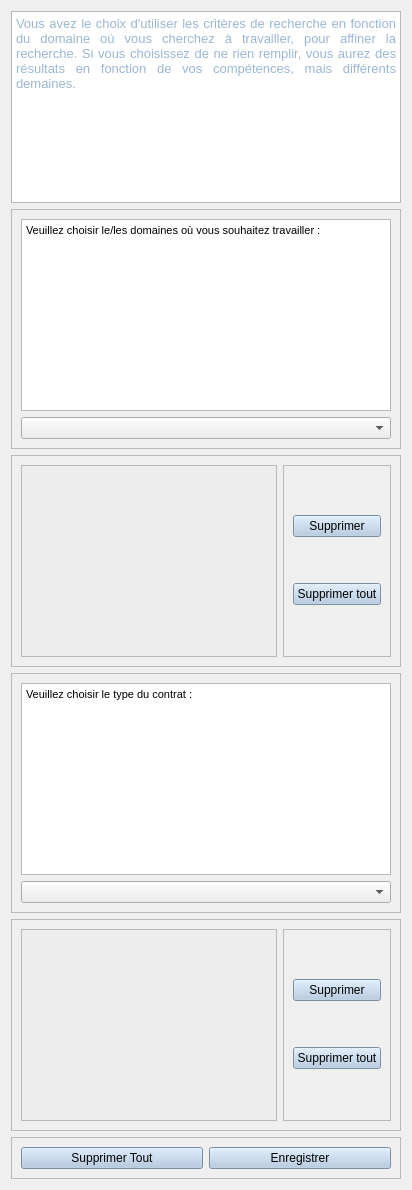
                <widget class="QWidget" name="tab">
                 <attribute name="title">
                  <string>Domaine</string>
                 </attribute>
                 <layout class="QVBoxLayout" name="verticalLayout_23">
                  <item>
                   <widget class="QTextBrowser" name="textBrowser">
                    <property name="html">
                     <string>&lt;!DOCTYPE HTML PUBLIC &quot;-//W3C//DTD HTML 4.0//EN&quot; &quot;http://www.w3.org/TR/REC-html40/strict.dtd&quot;&gt;
&lt;html&gt;&lt;head&gt;&lt;meta name=&quot;qrichtext&quot; content=&quot;1&quot; /&gt;&lt;style type=&quot;text/css&quot;&gt;
p, li { white-space: pre-wrap; }
&lt;/style&gt;&lt;/head&gt;&lt;body style=&quot; font-family:'MS Shell Dlg 2'; font-size:8.25pt; font-weight:400; font-style:normal;&quot;&gt;
&lt;p align=&quot;justify&quot; style=&quot; margin-top:0px; margin-bottom:0px; margin-left:0px; margin-right:0px; -qt-block-indent:0; text-indent:0px;&quot;&gt;&lt;span style=&quot; font-size:10pt; color:#9ab6d2;&quot;&gt;Vous avez le choix d'utiliser les critères de recherche en fonction du domaine où vous cherchez à travailler, pour affiner la recherche. Si vous choisissez de ne rien remplir, vous aurez des résultats en fonction de vos compétences, mais différents demaines.&lt;/span&gt;&lt;/p&gt;&lt;/body&gt;&lt;/html&gt;</string>
                    </property>
                   </widget>
                  </item>
                  <item>
                   <widget class="QFrame" name="frame_36">
                    <property name="frameShape">
                     <enum>QFrame::StyledPanel</enum>
                    </property>
                    <property name="frameShadow">
                     <enum>QFrame::Raised</enum>
                    </property>
                    <layout class="QVBoxLayout" name="verticalLayout_19">
                     <item>
                      <widget class="QTextBrowser" name="textBrowser_2">
                       <property name="html">
                        <string>&lt;!DOCTYPE HTML PUBLIC &quot;-//W3C//DTD HTML 4.0//EN&quot; &quot;http://www.w3.org/TR/REC-html40/strict.dtd&quot;&gt;
&lt;html&gt;&lt;head&gt;&lt;meta name=&quot;qrichtext&quot; content=&quot;1&quot; /&gt;&lt;style type=&quot;text/css&quot;&gt;
p, li { white-space: pre-wrap; }
&lt;/style&gt;&lt;/head&gt;&lt;body style=&quot; font-family:'MS Shell Dlg 2'; font-size:8.25pt; font-weight:400; font-style:normal;&quot;&gt;
&lt;p align=&quot;justify&quot; style=&quot; margin-top:0px; margin-bottom:0px; margin-left:0px; margin-right:0px; -qt-block-indent:0; text-indent:0px;&quot;&gt;Veuillez choisir le/les domaines où vous souhaitez travailler :&lt;/p&gt;&lt;/body&gt;&lt;/html&gt;</string>
                       </property>
                      </widget>
                     </item>
                     <item>
                      <widget class="QComboBox" name="comboBox_7">
                       <property name="styleSheet">
                        <string notr="true">background-color: rgb(237, 237, 237);</string>
                       </property>
                      </widget>
                     </item>
                    </layout>
                   </widget>
                  </item>
                  <item>
                   <widget class="QFrame" name="frame_39">
                    <property name="frameShape">
                     <enum>QFrame::StyledPanel</enum>
                    </property>
                    <property name="frameShadow">
                     <enum>QFrame::Raised</enum>
                    </property>
                    <layout class="QHBoxLayout" name="horizontalLayout_16">
                     <item>
                      <widget class="QListWidget" name="listWidget_4">
                       <property name="styleSheet">
                        <string notr="true">background-color: rgb(237, 237, 237);</string>
                       </property>
                      </widget>
                     </item>
                     <item>
                      <widget class="QFrame" name="frame_38">
                       <property name="frameShape">
                        <enum>QFrame::StyledPanel</enum>
                       </property>
                       <property name="frameShadow">
                        <enum>QFrame::Raised</enum>
                       </property>
                       <layout class="QVBoxLayout" name="verticalLayout_21">
                        <item>
                         <widget class="QPushButton" name="pushButton_25">
                          <property name="styleSheet">
                           <string notr="true">background-color: rgb(174, 199, 225);</string>
                          </property>
                          <property name="text">
                           <string>Supprimer</string>
                          </property>
                         </widget>
                        </item>
                        <item>
                         <widget class="QPushButton" name="pushButton_26">
                          <property name="styleSheet">
                           <string notr="true">background-color: rgb(174, 199, 225);</string>
                          </property>
                          <property name="text">
                           <string>Supprimer tout</string>
                          </property>
                         </widget>
                        </item>
                       </layout>
                      </widget>
                     </item>
                    </layout>
                   </widget>
                  </item>
                  <item>
                   <widget class="QFrame" name="frame_37">
                    <property name="frameShape">
                     <enum>QFrame::StyledPanel</enum>
                    </property>
                    <property name="frameShadow">
                     <enum>QFrame::Raised</enum>
                    </property>
                    <layout class="QVBoxLayout" name="verticalLayout_20">
                     <item>
                      <widget class="QTextBrowser" name="textBrowser_3">
                       <property name="html">
                        <string>&lt;!DOCTYPE HTML PUBLIC &quot;-//W3C//DTD HTML 4.0//EN&quot; &quot;http://www.w3.org/TR/REC-html40/strict.dtd&quot;&gt;
&lt;html&gt;&lt;head&gt;&lt;meta name=&quot;qrichtext&quot; content=&quot;1&quot; /&gt;&lt;style type=&quot;text/css&quot;&gt;
p, li { white-space: pre-wrap; }
&lt;/style&gt;&lt;/head&gt;&lt;body style=&quot; font-family:'MS Shell Dlg 2'; font-size:8.25pt; font-weight:400; font-style:normal;&quot;&gt;
&lt;p align=&quot;justify&quot; style=&quot; margin-top:0px; margin-bottom:0px; margin-left:0px; margin-right:0px; -qt-block-indent:0; text-indent:0px;&quot;&gt;Veuillez choisir le type du contrat :&lt;/p&gt;&lt;/body&gt;&lt;/html&gt;</string>
                       </property>
                      </widget>
                     </item>
                     <item>
                      <widget class="QComboBox" name="comboBox_6">
                       <property name="styleSheet">
                        <string notr="true">background-color: rgb(237, 237, 237);</string>
                       </property>
                      </widget>
                     </item>
                    </layout>
                   </widget>
                  </item>
                  <item>
                   <widget class="QFrame" name="frame_41">
                    <property name="frameShape">
                     <enum>QFrame::StyledPanel</enum>
                    </property>
                    <property name="frameShadow">
                     <enum>QFrame::Raised</enum>
                    </property>
                    <layout class="QHBoxLayout" name="horizontalLayout_17">
                     <item>
                      <widget class="QListWidget" name="listWidget_5">
                       <property name="styleSheet">
                        <string notr="true">background-color: rgb(237, 237, 237);</string>
                       </property>
                      </widget>
                     </item>
                     <item>
                      <widget class="QFrame" name="frame_40">
                       <property name="frameShape">
                        <enum>QFrame::StyledPanel</enum>
                       </property>
                       <property name="frameShadow">
                        <enum>QFrame::Raised</enum>
                       </property>
                       <layout class="QVBoxLayout" name="verticalLayout_22">
                        <item>
                         <widget class="QPushButton" name="pushButton_27">
                          <property name="styleSheet">
                           <string notr="true">background-color: rgb(174, 199, 225);</string>
                          </property>
                          <property name="text">
                           <string>Supprimer</string>
                          </property>
                         </widget>
                        </item>
                        <item>
                         <widget class="QPushButton" name="pushButton_28">
                          <property name="styleSheet">
                           <string notr="true">background-color: rgb(174, 199, 225);</string>
                          </property>
                          <property name="text">
                           <string>Supprimer tout</string>
                          </property>
                         </widget>
                        </item>
                       </layout>
                      </widget>
                     </item>
                    </layout>
                   </widget>
                  </item>
                  <item>
                   <widget class="QFrame" name="frame_42">
                    <property name="frameShape">
                     <enum>QFrame::StyledPanel</enum>
                    </property>
                    <property name="frameShadow">
                     <enum>QFrame::Raised</enum>
                    </property>
                    <layout class="QHBoxLayout" name="horizontalLayout_30">
                     <item>
                      <widget class="QPushButton" name="pushButton_29">
                       <property name="styleSheet">
                        <string notr="true">background-color: rgb(171, 196, 223);</string>
                       </property>
                       <property name="text">
                        <string>Supprimer Tout</string>
                       </property>
                      </widget>
                     </item>
                     <item>
                      <widget class="QPushButton" name="pushButton_30">
                       <property name="styleSheet">
                        <string notr="true">background-color: rgb(174, 199, 225);</string>
                       </property>
                       <property name="text">
                        <string>Enregistrer</string>
                       </property>
                      </widget>
                     </item>
                    </layout>
                   </widget>
                  </item>
                 </layout>
                </widget>
